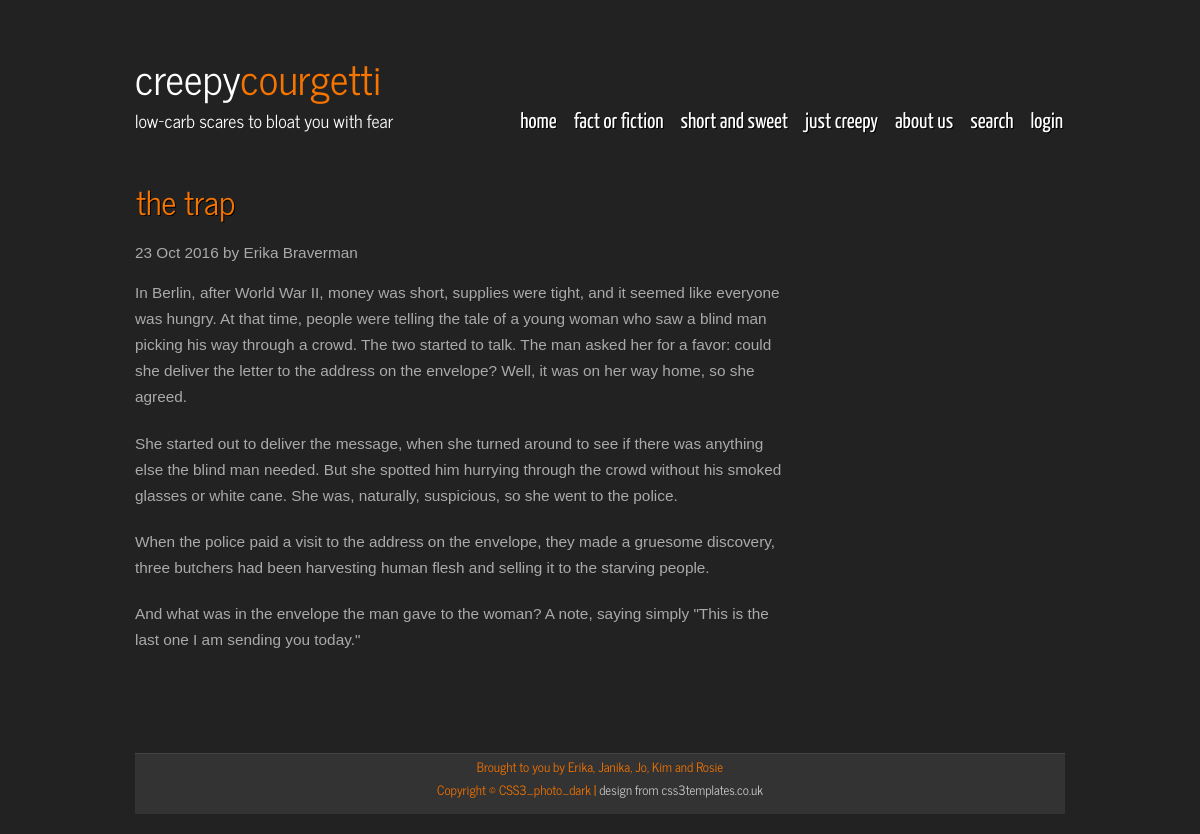
Page /article.php?id=28 on the committed database.
### tables this page shows
CREATE TABLE `articles` (
  `id` int(10) UNSIGNED NOT NULL,
  `title` varchar(255) DEFAULT NULL,
  `body` text,
  `author` int(10) UNSIGNED DEFAULT NULL,
  `category` int(11) DEFAULT NULL,
  `date` int(11) DEFAULT NULL
);

CREATE TABLE `users` (
  `id` int(11) UNSIGNED NOT NULL,
  `username` varchar(255) DEFAULT NULL,
  `password` varchar(255) DEFAULT NULL,
  `fullname` varchar(255) DEFAULT NULL,
  `role` int(11) DEFAULT NULL,
  `email` varchar(255) DEFAULT NULL
);

### article.php (called while the page is built)
<?php
include 'common.php';
$sql = 'SELECT * FROM articles, users
            WHERE users.id = articles.author
            AND articles.id = :id
            ORDER BY date DESC';
$stmt = $gPDO->prepare($sql);
$stmt->execute($_GET + ['id' => DEFAULT_ARTICLE_ID]);
display_page('article', [
  'article' => $stmt->fetch(),
]);

### templates/article.phtml (the view, shortened to what this page needs)
<div class="content-post">
  <h1 class="post-title"><?= $vars['article']['title']; ?></h1>
  <div class="post-date">
    <time><?= date('d M Y', $vars['article']['date']); ?></time> by <?= $vars['article']['fullname']; ?><br/>
  </div>
  <div class="post-text">
      <?= $vars['article']['body']; ?>
    </div>
</div>

### common.php (shortened to what this page needs)
<?php
function display_page($page, array $vars = [])
{
    foreach (['_header', $page, '_footer'] as $template) {
        include TEMPLATE_DIR.DIRECTORY_SEPARATOR.$template.TEMPLATE_EXT;
    }
}

### css/style.css (style rules this page uses)
html { height: 100%; }
* { margin: 0; padding: 0; }
body { font: normal .80em arial, sans-serif; background: #222; color: #AAA; }
p { padding: 0 0 20px 0; line-height: 1.7em; }
h1, h2, h3, h4, h5, h6 { font: normal 180% 'News Cycle', sans-serif; color: #362C20; letter-spacing: 0em; padding: 0 0 5px 0; }
h1, h2, h3 { font: normal 180% 'News Cycle', sans-serif; margin: 0 0 15px 0; padding: 0px 0 5px 0; color: #FFF; }
.sidebar h3, .content h1 { padding: 0 15px 20px 0; font: 215% 'News Cycle', arial, sans-serif; text-shadow: #000 1px 1px; margin: 0 1px; color: #F67400; text-transform: lowercase;; }

### rows in the picture
articles: title "the trap", date "23 Oct 2016", users.fullname "Erika Braverman", body "In Berlin, after World War II, money was short, supplies were tight, and it seemed like everyone was hungry. At that time, people were telling the tale of a young woman who saw a blind man picking his way through a crowd. The two started to talk. The man asked her for a favor: could she deliver the letter to the address on the envelope? Well, it was on her way home, so she agreed. She started out to deliver the message, when she turned around to see if there was anything else the blind man needed. But she spotted him hurrying through the crowd without his smoked glasses or white cane. She was, naturally, suspicious, so she went to the police. When the police paid a visit to the address on…"

### other values in the picture
$category "fact or fiction"
$category "short and sweet"
$category "just creepy"
